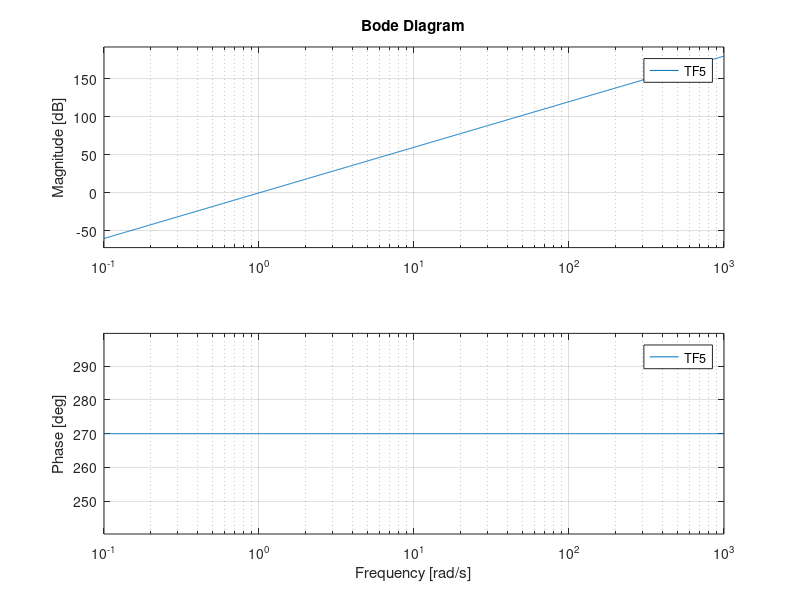

The MATLAB script that drew this image:
%Akshaj Chainani 22070127008
clc;
clear all;
close all;

% Bode Plot

% K
subplot(2,3,1)
K = 56;
TF = tf([K])
margin(TF)

% G(s) = s
subplot(2,3,2)
TF1 = tf([1,0],[1])
bode(TF1)

% G(s) = 1/s
subplot(2,3,3)
TF2 = tf([1],[1,0])
bode(TF2)

% G(s) = s^2
subplot(2,3,4)
TF3 = tf([1,0,0],[1])
bode(TF3)

% G(s) = 1/s^2
subplot(2,3,5)
TF4 = tf([1],[1,0,0])
bode(TF4)

% G(s) = s^n
% Taking n=3
subplot(2,3,6)
TF5 = tf([1,0,0,0],[1])
bode(TF5)
